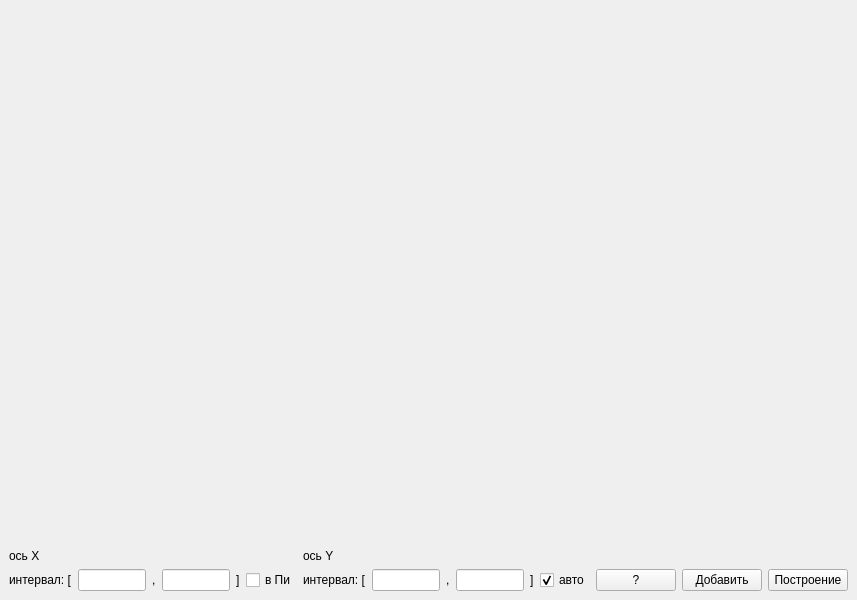
<?xml version="1.0" encoding="UTF-8"?>
<ui version="4.0">
 <class>MainWindow</class>
 <widget class="QMainWindow" name="MainWindow">
  <property name="geometry">
   <rect>
    <x>0</x>
    <y>0</y>
    <width>857</width>
    <height>600</height>
   </rect>
  </property>
  <property name="windowTitle">
   <string>MainWindow</string>
  </property>
  <widget class="QWidget" name="centralwidget">
   <layout class="QVBoxLayout" name="verticalLayout">
    <item>
     <layout class="QVBoxLayout" name="FuncLayoutMain"/>
    </item>
    <item>
     <layout class="QHBoxLayout" name="horizontalLayout_8">
      <item>
       <layout class="QGridLayout" name="gridLayout_2">
        <item row="1" column="0">
         <widget class="QLabel" name="lbl_X">
          <property name="text">
           <string>ось X</string>
          </property>
         </widget>
        </item>
        <item row="0" column="0">
         <spacer name="verticalSpacer">
          <property name="orientation">
           <enum>Qt::Vertical</enum>
          </property>
          <property name="sizeHint" stdset="0">
           <size>
            <width>20</width>
            <height>40</height>
           </size>
          </property>
         </spacer>
        </item>
        <item row="2" column="0">
         <layout class="QHBoxLayout" name="horizontalLayout_6">
          <item>
           <widget class="QLabel" name="lbl_interval_1">
            <property name="text">
             <string>интервал: [</string>
            </property>
           </widget>
          </item>
          <item>
           <widget class="QLineEdit" name="xMin"/>
          </item>
          <item>
           <widget class="QLabel" name="lbl_comma">
            <property name="text">
             <string>,</string>
            </property>
           </widget>
          </item>
          <item>
           <widget class="QLineEdit" name="xMax"/>
          </item>
          <item>
           <widget class="QLabel" name="lbl_bracket1">
            <property name="text">
             <string>]</string>
            </property>
           </widget>
          </item>
          <item>
           <widget class="QCheckBox" name="ch_Pi">
            <property name="text">
             <string>в Пи</string>
            </property>
           </widget>
          </item>
         </layout>
        </item>
       </layout>
      </item>
      <item>
       <layout class="QGridLayout" name="gridLayout_3">
        <item row="2" column="1">
         <layout class="QHBoxLayout" name="horizontalLayout_5">
          <item>
           <widget class="QLabel" name="lbl_interval_4">
            <property name="text">
             <string>интервал: [</string>
            </property>
           </widget>
          </item>
          <item>
           <widget class="QLineEdit" name="yMin"/>
          </item>
          <item>
           <widget class="QLabel" name="lbl_comma_4">
            <property name="text">
             <string>,</string>
            </property>
           </widget>
          </item>
          <item>
           <widget class="QLineEdit" name="yMax"/>
          </item>
          <item>
           <widget class="QLabel" name="lbl_bracket1_3">
            <property name="text">
             <string>]</string>
            </property>
           </widget>
          </item>
          <item>
           <widget class="QCheckBox" name="autoRange">
            <property name="text">
             <string>авто</string>
            </property>
            <property name="checked">
             <bool>true</bool>
            </property>
           </widget>
          </item>
         </layout>
        </item>
        <item row="1" column="1">
         <widget class="QLabel" name="lbl_X_3">
          <property name="text">
           <string>ось Y</string>
          </property>
         </widget>
        </item>
        <item row="0" column="1">
         <spacer name="verticalSpacer_2">
          <property name="orientation">
           <enum>Qt::Vertical</enum>
          </property>
          <property name="sizeHint" stdset="0">
           <size>
            <width>20</width>
            <height>40</height>
           </size>
          </property>
         </spacer>
        </item>
       </layout>
      </item>
      <item>
       <layout class="QGridLayout" name="gridLayout_5">
        <item row="0" column="1">
         <spacer name="verticalSpacer_3">
          <property name="orientation">
           <enum>Qt::Vertical</enum>
          </property>
          <property name="sizeHint" stdset="0">
           <size>
            <width>20</width>
            <height>40</height>
           </size>
          </property>
         </spacer>
        </item>
        <item row="1" column="1">
         <widget class="QPushButton" name="addBtn">
          <property name="toolTip">
           <string>&lt;html&gt;&lt;head/&gt;&lt;body&gt;&lt;p&gt;Добавить дополнительное поле для ввода f(x)&lt;/p&gt;&lt;/body&gt;&lt;/html&gt;</string>
          </property>
          <property name="text">
           <string>Добавить</string>
          </property>
         </widget>
        </item>
        <item row="1" column="2">
         <widget class="QPushButton" name="buildBtn">
          <property name="layoutDirection">
           <enum>Qt::RightToLeft</enum>
          </property>
          <property name="text">
           <string>Построение</string>
          </property>
         </widget>
        </item>
        <item row="1" column="0">
         <widget class="QPushButton" name="pushButton">
          <property name="toolTip">
           <string>&lt;html&gt;&lt;head/&gt;&lt;body&gt;&lt;p&gt;Справка о возможных вводимых значениях&lt;/p&gt;&lt;/body&gt;&lt;/html&gt;</string>
          </property>
          <property name="text">
           <string>?</string>
          </property>
         </widget>
        </item>
       </layout>
      </item>
     </layout>
    </item>
   </layout>
  </widget>
 </widget>
 <resources/>
 <connections/>
</ui>
